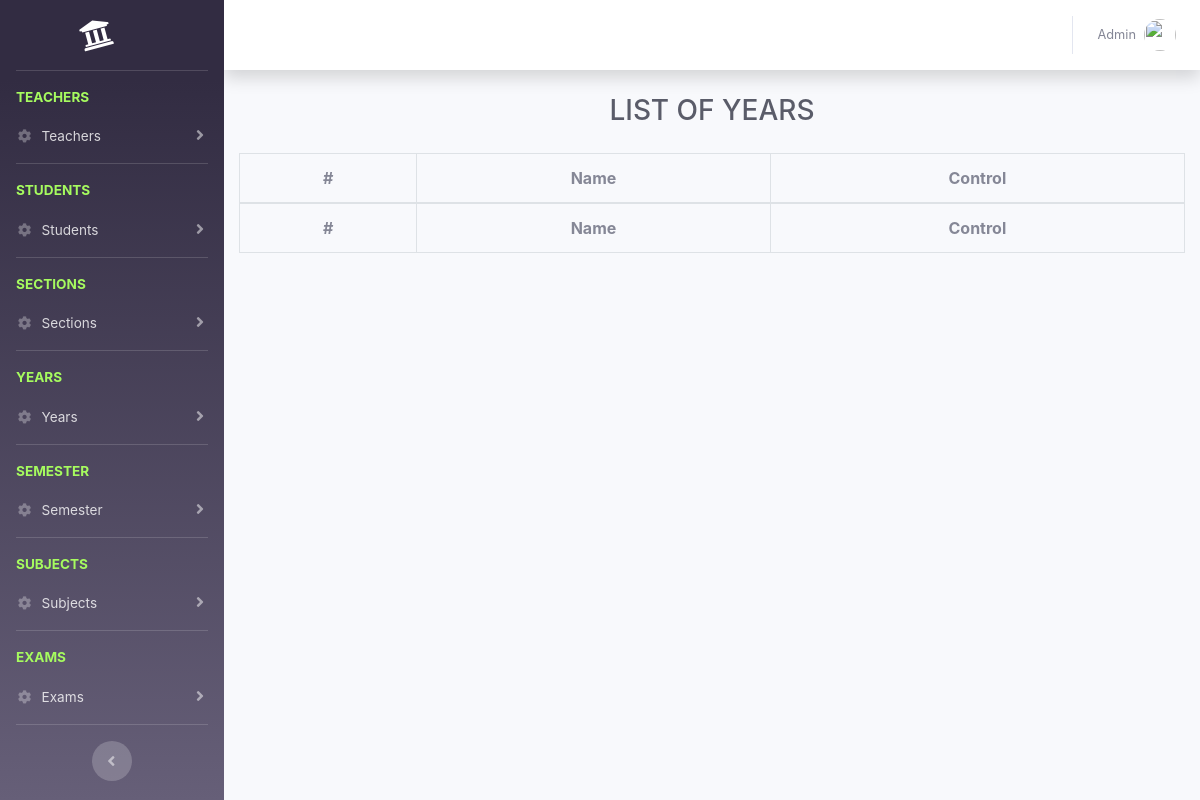
/admins/all-year.php (signed in), run on an earlier commit of the app's database.
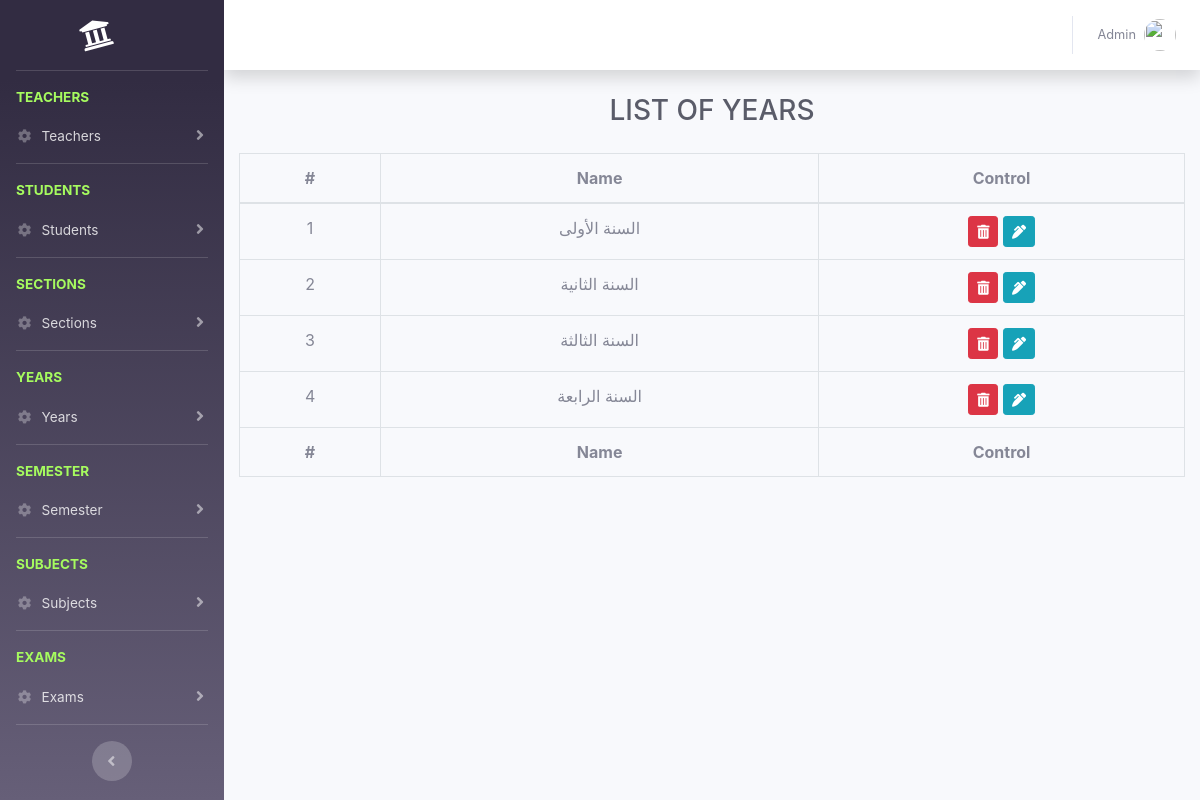
And on a later commit of the database.
### tables this page shows
CREATE TABLE `years` (
  `id` int(11) NOT NULL,
  `name` varchar(50) NOT NULL
);

### admins/all-year.php (the view, shortened to what this page needs)
<?php
require('../connection.php');
include('../layout/header.php');
include('layout/sidebar.php');
include('layout/topnav.php');
$sql = "SELECT * FROM years";
$result = mysqli_query($conn, $sql);
$years = $result->fetch_all(MYSQLI_ASSOC);
?>
<div class="container-fluid">
    <div class="d-sm-flex align-items-center justify-content-between mb-4">
        <h1 class="m-auto h3 mb-0 text-gray-800 text-uppercase">list of years</h1>
    </div>
    <div class="row">
        <div class="col-md-12">
        </div>
        <div class="col-md-12">
            <table class="table table-bordered years_table">
                <thead>
                <tr class="text-center">
                    <th>#</th>
                    <th>Name</th>
                    <th>Control</th>
                </tr>
                </thead>
                <tbody>
                <?php
                foreach ($years as $section) { ?>
                    <tr class="text-center">
                        <td><?= $section['id']?></td>
                        <td><?= $section['name']?></td>
                        <td>
                            <a href="#" data-toggle="modal" data-target="#delete_modal" data-href="<?=APP?>/controllers/years/delete.php?id=<?=$section['id']?>" class="btn btn-danger btn-sm delete_link"><i class="fa fa-trash-alt"></i></a>
                            <a data-toggle="modal" data-target="#edit_modal" href="#" data-href="<?=APP?>/controllers/years/get_info.php?id=<?=$section['id']?>" class="btn btn-info btn-sm edit_link"><i class="fa fa-pen-alt"></i></a>
                        </td>
                    </tr>
                <?php } ?>
                </tbody>
                <tfoot>
                <tr class="text-center">
                    <th>#</th>
                    <th>Name</th>
                    <th>Control</th>
                </tr>
                </tfoot>
            </table>
        </div>
    </div>
</div>
<?php include('../layout/footer.php');?>

### layout/header.php (shortened to what this page needs)
<!DOCTYPE html>
<html lang="en">
    <head>
        <link href="<?=ASSETS.'vendor/fontawesome-free/css/all.min.css'?>" rel="stylesheet" type="text/css">
        <link href="<?=ASSETS?>css/style.min.css" rel="stylesheet">
        <link type="text/css" href="<?= ASSETS?>css/bootstrap.css" rel="stylesheet">
        <link type="text/css" href="<?= ASSETS?>css/dataTables.bootstrap4.min.css" rel="stylesheet">
    </head>
    <body id="page-top">

### admins/layout/sidebar.php (shortened to what this page needs)
<div id="wrapper">
      <ul class="navbar-nav bg-gradient-primary sidebar sidebar-dark accordion" id="accordionSidebar">
        <a class="sidebar-brand d-flex align-items-center justify-content-center" href="../index.php">
          <div class="sidebar-brand-icon rotate-n-15">
            <i class="fas fa-university"></i>
          </div>
        </a>
        <hr class="sidebar-divider">
        <div class="sidebar-heading">
        Teachers
        </div>
        <li class="nav-item">
          <a class="nav-link collapsed" href="#" data-toggle="collapse" data-target="#collapseProfi" aria-expanded="true" aria-controls="collapseProfi">
            <i class="fas fa-fw fa-cog"></i>
            <span>Teachers</span>
          </a>
        </li>
      <hr class="sidebar-divider">
      <div class="sidebar-heading">
          Students
      </div>
      <li class="nav-item">
          <a class="nav-link collapsed" href="#" data-toggle="collapse" data-target="#student" aria-expanded="true" aria-controls="collapseProfi">
              <i class="fas fa-fw fa-cog"></i>
              <span>Students</span>
          </a>
      </li>
      <hr class="sidebar-divider">
      <div class="sidebar-heading">
          Sections
      </div>
      <li class="nav-item">
          <a class="nav-link collapsed" href="#" data-toggle="collapse" data-target="#section" aria-expanded="true" aria-controls="collapseProfi">
              <i class="fas fa-fw fa-cog"></i>
              <span>Sections</span>
          </a>
      </li>
      <hr class="sidebar-divider">
      <div class="sidebar-heading">
          years
      </div>
      <li class="nav-item">
          <a class="nav-link collapsed" href="#" data-toggle="collapse" data-target="#year" aria-expanded="true" aria-controls="collapseProfi">
              <i class="fas fa-fw fa-cog"></i>
              <span>Years</span>
          </a>
      </li>
      <hr class="sidebar-divider">
      <div class="sidebar-heading">
          Semester
      </div>
      <li class="nav-item">
          <a class="nav-link collapsed" href="#" data-toggle="collapse" data-target="#semester" aria-expanded="true" aria-controls="collapseProfi">
              <i class="fas fa-fw fa-cog"></i>
              <span>Semester</span>
          </a>
      </li>
      <hr class="sidebar-divider">
      <div class="sidebar-heading">
          Subjects
      </div>
      <li class="nav-item">
          <a class="nav-link collapsed" href="#" data-toggle="collapse" data-target="#subject" aria-expanded="true" aria-controls="collapseProfi">
              <i class="fas fa-fw fa-cog"></i>
              <span>Subjects</span>
          </a>
      </li>
      <hr class="sidebar-divider">
      <div class="sidebar-heading">
          Exams
      </div>
      <li class="nav-item">
          <a class="nav-link collapsed" href="#" data-toggle="collapse" data-target="#exam" aria-expanded="true" aria-controls="collapseProfi">
              <i class="fas fa-fw fa-cog"></i>
              <span>Exams</span>
          </a>
      </li>
        <hr class="sidebar-divider d-none d-md-block">
        <div class="text-center d-none d-md-inline">
          <button class="rounded-circle border-0" id="sidebarToggle"></button>
        </div>
      </ul>
      <div id="content-wrapper" class="d-flex flex-column">
        <div id="content">

### admins/layout/topnav.php (shortened to what this page needs)
<nav class="navbar navbar-expand navbar-light bg-white topbar mb-4 static-top shadow">
  <ul class="navbar-nav ml-auto">
    <li class="nav-item dropdown no-arrow">
      <a class="nav-link dropdown-toggle" href="#" id="userDropdown" role="button" data-toggle="dropdown" aria-haspopup="true" aria-expanded="false">
        <span class="mr-2 d-none d-lg-inline text-gray-600 small"><?=$_SESSION['name']?></span>
        <img class="img-profile rounded-circle" src="https://cdn.pixabay.com/photo/2016/08/31/11/54/user-1633249_960_720.png">
      </a>
    </li>
  </ul>
</nav>

### layout/footer.php (shortened to what this page needs)
            </div>
        </div>
    </body>
</html>

What changed in the data, as far as the page shows it:
added years: id "1", name "السنة الأولى"
added years: id "2", name "السنة الثانية"
added years: id "3", name "السنة الثالثة"
added years: id "4", name "السنة الرابعة"
